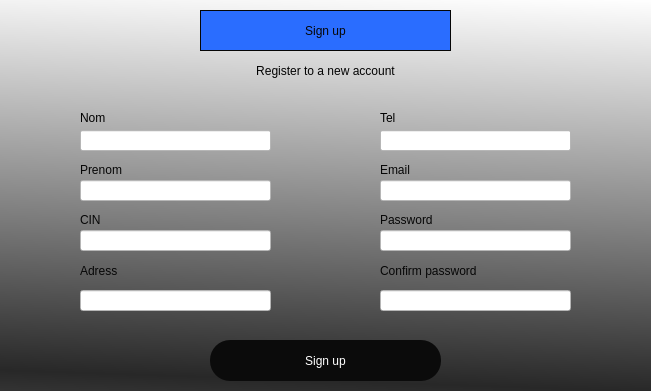
<?xml version="1.0" encoding="UTF-8"?>
<ui version="4.0">
 <class>Dialog</class>
 <widget class="QDialog" name="Dialog">
  <property name="enabled">
   <bool>true</bool>
  </property>
  <property name="geometry">
   <rect>
    <x>0</x>
    <y>0</y>
    <width>651</width>
    <height>391</height>
   </rect>
  </property>
  <property name="windowTitle">
   <string>Dialog</string>
  </property>
  <widget class="QWidget" name="widget" native="true">
   <property name="geometry">
    <rect>
     <x>0</x>
     <y>0</y>
     <width>651</width>
     <height>391</height>
    </rect>
   </property>
   <property name="styleSheet">
    <string notr="true">background-color: qlineargradient(spread:reflect, x1:0.943, y1:1, x2:1, y2:0, stop:0 rgba(40, 40, 40, 255), stop:1 rgba(255, 255, 255, 255));</string>
   </property>
   <widget class="QLabel" name="label">
    <property name="geometry">
     <rect>
      <x>200</x>
      <y>10</y>
      <width>251</width>
      <height>41</height>
     </rect>
    </property>
    <property name="styleSheet">
     <string notr="true">font: 28pt &quot;MS Shell Dlg 2&quot;;color:rgb(6, 6, 6);
background-color:rgb(42, 109, 255)</string>
    </property>
    <property name="frameShape">
     <enum>QFrame::Box</enum>
    </property>
    <property name="text">
     <string>Sign up</string>
    </property>
    <property name="textFormat">
     <enum>Qt::AutoText</enum>
    </property>
    <property name="alignment">
     <set>Qt::AlignCenter</set>
    </property>
    <property name="wordWrap">
     <bool>false</bool>
    </property>
   </widget>
   <widget class="QLabel" name="label_2">
    <property name="geometry">
     <rect>
      <x>120</x>
      <y>50</y>
      <width>411</width>
      <height>41</height>
     </rect>
    </property>
    <property name="styleSheet">
     <string notr="true">font: 20pt &quot;MS Shell Dlg 2&quot;;
background-color: None;
color: rgb(3, 3, 3);</string>
    </property>
    <property name="text">
     <string>Register to a new account</string>
    </property>
    <property name="alignment">
     <set>Qt::AlignCenter</set>
    </property>
   </widget>
   <widget class="QPushButton" name="signup">
    <property name="geometry">
     <rect>
      <x>210</x>
      <y>340</y>
      <width>231</width>
      <height>41</height>
     </rect>
    </property>
    <property name="styleSheet">
     <string notr="true">border-radius:20px;
background-color: rgb(11, 11, 11);
color:white;
font: 22pt &quot;MS Shell Dlg 2&quot;;</string>
    </property>
    <property name="text">
     <string>Sign up</string>
    </property>
    <property name="iconSize">
     <size>
      <width>12</width>
      <height>12</height>
     </size>
    </property>
    <property name="checkable">
     <bool>true</bool>
    </property>
    <property name="autoDefault">
     <bool>true</bool>
    </property>
    <property name="default">
     <bool>false</bool>
    </property>
    <property name="flat">
     <bool>false</bool>
    </property>
   </widget>
   <widget class="QLineEdit" name="Nom">
    <property name="geometry">
     <rect>
      <x>80</x>
      <y>130</y>
      <width>191</width>
      <height>21</height>
     </rect>
    </property>
    <property name="styleSheet">
     <string notr="true">background-color: rgb(255, 255, 255);</string>
    </property>
   </widget>
   <widget class="QLabel" name="label_3">
    <property name="geometry">
     <rect>
      <x>80</x>
      <y>110</y>
      <width>191</width>
      <height>16</height>
     </rect>
    </property>
    <property name="styleSheet">
     <string notr="true">color:rgb(0, 0, 0);
font: 16pt &quot;MS Shell Dlg 2&quot;;
background-color: None;</string>
    </property>
    <property name="text">
     <string>Nom</string>
    </property>
   </widget>
   <widget class="QLineEdit" name="Prenom">
    <property name="geometry">
     <rect>
      <x>80</x>
      <y>180</y>
      <width>191</width>
      <height>21</height>
     </rect>
    </property>
    <property name="styleSheet">
     <string notr="true">background-color: rgb(255, 255, 255);</string>
    </property>
   </widget>
   <widget class="QLabel" name="label_4">
    <property name="geometry">
     <rect>
      <x>80</x>
      <y>160</y>
      <width>191</width>
      <height>20</height>
     </rect>
    </property>
    <property name="styleSheet">
     <string notr="true">color: rgb(6, 6, 6);
font: 16pt &quot;MS Shell Dlg 2&quot;;
background-color: None;
</string>
    </property>
    <property name="text">
     <string>Prenom</string>
    </property>
   </widget>
   <widget class="QLabel" name="error">
    <property name="geometry">
     <rect>
      <x>200</x>
      <y>320</y>
      <width>261</width>
      <height>21</height>
     </rect>
    </property>
    <property name="styleSheet">
     <string notr="true">font: 10pt &quot;MS Shell Dlg 2&quot;;color:red;
background-color: None;</string>
    </property>
    <property name="text">
     <string/>
    </property>
    <property name="alignment">
     <set>Qt::AlignCenter</set>
    </property>
   </widget>
   <widget class="QLabel" name="label_5">
    <property name="geometry">
     <rect>
      <x>80</x>
      <y>210</y>
      <width>191</width>
      <height>20</height>
     </rect>
    </property>
    <property name="styleSheet">
     <string notr="true">color: rgb(6, 6, 6);
font: 16pt &quot;MS Shell Dlg 2&quot;;
background-color: None;</string>
    </property>
    <property name="text">
     <string>CIN</string>
    </property>
   </widget>
   <widget class="QLineEdit" name="Cin">
    <property name="geometry">
     <rect>
      <x>80</x>
      <y>230</y>
      <width>191</width>
      <height>21</height>
     </rect>
    </property>
    <property name="styleSheet">
     <string notr="true">background-color: rgb(255, 255, 255);</string>
    </property>
   </widget>
   <widget class="QLabel" name="label_6">
    <property name="geometry">
     <rect>
      <x>80</x>
      <y>260</y>
      <width>191</width>
      <height>21</height>
     </rect>
    </property>
    <property name="styleSheet">
     <string notr="true">color: rgb(6, 6, 6);
background-color: None;
font: 16pt &quot;MS Shell Dlg 2&quot;;</string>
    </property>
    <property name="text">
     <string>Adress</string>
    </property>
   </widget>
   <widget class="QLabel" name="label_7">
    <property name="geometry">
     <rect>
      <x>380</x>
      <y>160</y>
      <width>191</width>
      <height>20</height>
     </rect>
    </property>
    <property name="styleSheet">
     <string notr="true">color: rgb(6, 6, 6);
font: 16pt &quot;MS Shell Dlg 2&quot;;
background-color: None;
</string>
    </property>
    <property name="text">
     <string>Email</string>
    </property>
   </widget>
   <widget class="QLineEdit" name="Tel">
    <property name="geometry">
     <rect>
      <x>380</x>
      <y>130</y>
      <width>191</width>
      <height>21</height>
     </rect>
    </property>
    <property name="styleSheet">
     <string notr="true">background-color: rgb(255, 255, 255);</string>
    </property>
   </widget>
   <widget class="QLineEdit" name="Email">
    <property name="geometry">
     <rect>
      <x>380</x>
      <y>180</y>
      <width>191</width>
      <height>21</height>
     </rect>
    </property>
    <property name="styleSheet">
     <string notr="true">background-color: rgb(255, 255, 255);</string>
    </property>
   </widget>
   <widget class="QLabel" name="label_8">
    <property name="geometry">
     <rect>
      <x>380</x>
      <y>210</y>
      <width>191</width>
      <height>20</height>
     </rect>
    </property>
    <property name="styleSheet">
     <string notr="true">color: rgb(6, 6, 6);
font: 16pt &quot;MS Shell Dlg 2&quot;;
background-color: None;</string>
    </property>
    <property name="text">
     <string>Password</string>
    </property>
   </widget>
   <widget class="QLabel" name="label_9">
    <property name="geometry">
     <rect>
      <x>380</x>
      <y>110</y>
      <width>191</width>
      <height>16</height>
     </rect>
    </property>
    <property name="styleSheet">
     <string notr="true">color:rgb(0, 0, 0);
font: 16pt &quot;MS Shell Dlg 2&quot;;
background-color: None;</string>
    </property>
    <property name="text">
     <string>Tel</string>
    </property>
   </widget>
   <widget class="QLabel" name="label_10">
    <property name="geometry">
     <rect>
      <x>380</x>
      <y>260</y>
      <width>191</width>
      <height>21</height>
     </rect>
    </property>
    <property name="styleSheet">
     <string notr="true">color: rgb(6, 6, 6);
background-color: None;
font: 16pt &quot;MS Shell Dlg 2&quot;;</string>
    </property>
    <property name="text">
     <string>Confirm password</string>
    </property>
   </widget>
   <widget class="QLineEdit" name="Password">
    <property name="geometry">
     <rect>
      <x>380</x>
      <y>230</y>
      <width>191</width>
      <height>21</height>
     </rect>
    </property>
    <property name="styleSheet">
     <string notr="true">background-color: rgb(255, 255, 255);</string>
    </property>
   </widget>
   <widget class="QLabel" name="success">
    <property name="geometry">
     <rect>
      <x>200</x>
      <y>320</y>
      <width>261</width>
      <height>21</height>
     </rect>
    </property>
    <property name="styleSheet">
     <string notr="true">font: 10pt &quot;MS Shell Dlg 2&quot;;color:rgb(33, 219, 0);
background-color: None;</string>
    </property>
    <property name="text">
     <string/>
    </property>
    <property name="alignment">
     <set>Qt::AlignCenter</set>
    </property>
   </widget>
   <widget class="QLineEdit" name="CPassword">
    <property name="geometry">
     <rect>
      <x>380</x>
      <y>290</y>
      <width>191</width>
      <height>21</height>
     </rect>
    </property>
    <property name="styleSheet">
     <string notr="true">background-color: rgb(255, 255, 255);</string>
    </property>
   </widget>
   <widget class="QLineEdit" name="Adress">
    <property name="geometry">
     <rect>
      <x>80</x>
      <y>290</y>
      <width>191</width>
      <height>21</height>
     </rect>
    </property>
    <property name="styleSheet">
     <string notr="true">background-color: rgb(255, 255, 255);</string>
    </property>
   </widget>
  </widget>
 </widget>
 <resources/>
 <connections/>
</ui>
